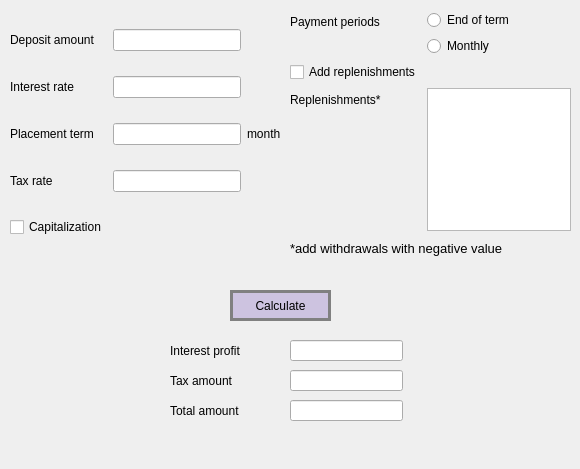
    <widget class="QWidget" name="tab_4">
     <attribute name="title">
      <string>Deposit</string>
     </attribute>
     <widget class="QWidget" name="gridLayoutWidget_2">
      <property name="geometry">
       <rect>
        <x>10</x>
        <y>10</y>
        <width>271</width>
        <height>251</height>
       </rect>
      </property>
      <layout class="QGridLayout" name="gridLayout_2">
       <item row="3" column="0">
        <widget class="QLabel" name="label_9">
         <property name="text">
          <string>Placement term</string>
         </property>
        </widget>
       </item>
       <item row="4" column="0">
        <widget class="QLabel" name="label_13">
         <property name="text">
          <string>Tax rate</string>
         </property>
        </widget>
       </item>
       <item row="2" column="0">
        <widget class="QLabel" name="label_10">
         <property name="text">
          <string>Interest rate</string>
         </property>
        </widget>
       </item>
       <item row="2" column="1">
        <widget class="QLineEdit" name="lineEdit_interest"/>
       </item>
       <item row="4" column="1">
        <widget class="QLineEdit" name="lineEdit_taxRate"/>
       </item>
       <item row="1" column="0">
        <widget class="QLabel" name="label_8">
         <property name="text">
          <string>Deposit amount</string>
         </property>
        </widget>
       </item>
       <item row="5" column="0">
        <widget class="QCheckBox" name="checkBox_capitalization">
         <property name="text">
          <string>Capitalization</string>
         </property>
        </widget>
       </item>
       <item row="3" column="1">
        <widget class="QLineEdit" name="lineEdit_month"/>
       </item>
       <item row="1" column="1">
        <widget class="QLineEdit" name="lineEdit_deposit"/>
       </item>
       <item row="3" column="2">
        <widget class="QLabel" name="label_15">
         <property name="text">
          <string>month</string>
         </property>
        </widget>
       </item>
      </layout>
     </widget>
     <widget class="QPushButton" name="pushButton_calculate_deposit">
      <property name="geometry">
       <rect>
        <x>230</x>
        <y>290</y>
        <width>101</width>
        <height>31</height>
       </rect>
      </property>
      <property name="styleSheet">
       <string notr="true">QPushButton {
	background-color: rgb(205, 195, 224);
	border: 3px solid gray;
}
QPushButton:pressed {
	background-color: qlineargradient(x1: 0, y1: 0, x2: 0, y2: 1,
									stop: 0#b9abd4, stop: 1 #cdc0e0);
}</string>
      </property>
      <property name="text">
       <string>Calculate</string>
      </property>
     </widget>
     <widget class="QWidget" name="formLayoutWidget_4">
      <property name="geometry">
       <rect>
        <x>290</x>
        <y>10</y>
        <width>281</width>
        <height>221</height>
       </rect>
      </property>
      <layout class="QFormLayout" name="formLayout_4">
       <property name="labelAlignment">
        <set>Qt::AlignLeading|Qt::AlignLeft|Qt::AlignVCenter</set>
       </property>
       <item row="1" column="0">
        <widget class="QLabel" name="label_12">
         <property name="text">
          <string>Payment periods</string>
         </property>
        </widget>
       </item>
       <item row="1" column="1">
        <layout class="QFormLayout" name="formLayout_3">
         <property name="labelAlignment">
          <set>Qt::AlignLeading|Qt::AlignLeft|Qt::AlignVCenter</set>
         </property>
         <item row="0" column="0">
          <widget class="QRadioButton" name="radioButton_endTerm">
           <property name="text">
            <string>End of term</string>
           </property>
          </widget>
         </item>
         <item row="1" column="0">
          <widget class="QRadioButton" name="radioButton_monthly">
           <property name="acceptDrops">
            <bool>false</bool>
           </property>
           <property name="text">
            <string>Monthly</string>
           </property>
          </widget>
         </item>
        </layout>
       </item>
       <item row="3" column="0">
        <widget class="QCheckBox" name="checkBox_replenishments">
         <property name="text">
          <string>Add replenishments</string>
         </property>
        </widget>
       </item>
       <item row="5" column="0">
        <widget class="QLabel" name="label_16">
         <property name="text">
          <string>Replenishments*</string>
         </property>
        </widget>
       </item>
       <item row="5" column="1">
        <widget class="QTableWidget" name="tableWidget_Replenishment"/>
       </item>
      </layout>
     </widget>
     <widget class="QLabel" name="label_14">
      <property name="geometry">
       <rect>
        <x>290</x>
        <y>240</y>
        <width>231</width>
        <height>16</height>
       </rect>
      </property>
      <property name="font">
       <font>
        <pointsize>10</pointsize>
       </font>
      </property>
      <property name="text">
       <string>*add withdrawals with negative value</string>
      </property>
     </widget>
     <widget class="QLabel" name="label_17">
      <property name="geometry">
       <rect>
        <x>170</x>
        <y>340</y>
        <width>91</width>
        <height>21</height>
       </rect>
      </property>
      <property name="text">
       <string>Interest profit</string>
      </property>
     </widget>
     <widget class="QLabel" name="label_18">
      <property name="geometry">
       <rect>
        <x>170</x>
        <y>370</y>
        <width>71</width>
        <height>21</height>
       </rect>
      </property>
      <property name="text">
       <string>Tax amount</string>
      </property>
     </widget>
     <widget class="QLabel" name="label_19">
      <property name="geometry">
       <rect>
        <x>170</x>
        <y>400</y>
        <width>101</width>
        <height>21</height>
       </rect>
      </property>
      <property name="text">
       <string>Total amount</string>
      </property>
     </widget>
     <widget class="QLineEdit" name="lineEdit_interestProfit">
      <property name="geometry">
       <rect>
        <x>290</x>
        <y>340</y>
        <width>113</width>
        <height>21</height>
       </rect>
      </property>
     </widget>
     <widget class="QLineEdit" name="lineEdit_taxAmount">
      <property name="geometry">
       <rect>
        <x>290</x>
        <y>370</y>
        <width>113</width>
        <height>21</height>
       </rect>
      </property>
     </widget>
     <widget class="QLineEdit" name="lineEdit_totalAmount">
      <property name="geometry">
       <rect>
        <x>290</x>
        <y>400</y>
        <width>113</width>
        <height>21</height>
       </rect>
      </property>
     </widget>
     <widget class="QLabel" name="label_ErrorTypeDeposit">
      <property name="geometry">
       <rect>
        <x>100</x>
        <y>440</y>
        <width>351</width>
        <height>20</height>
       </rect>
      </property>
      <property name="text">
       <string/>
      </property>
      <property name="alignment">
       <set>Qt::AlignCenter</set>
      </property>
     </widget>
    </widget>
